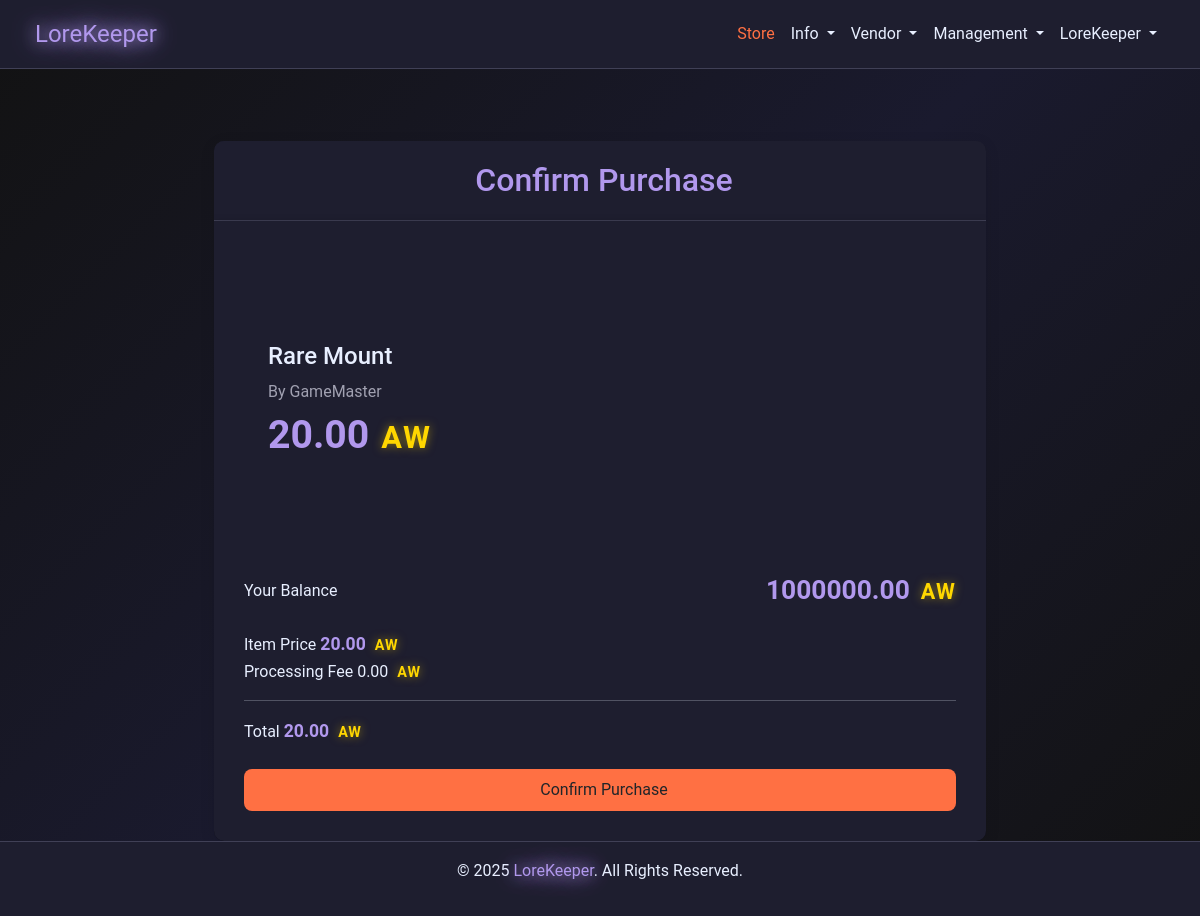
/checkout/2 (signed in), run on an earlier commit of the app's database.
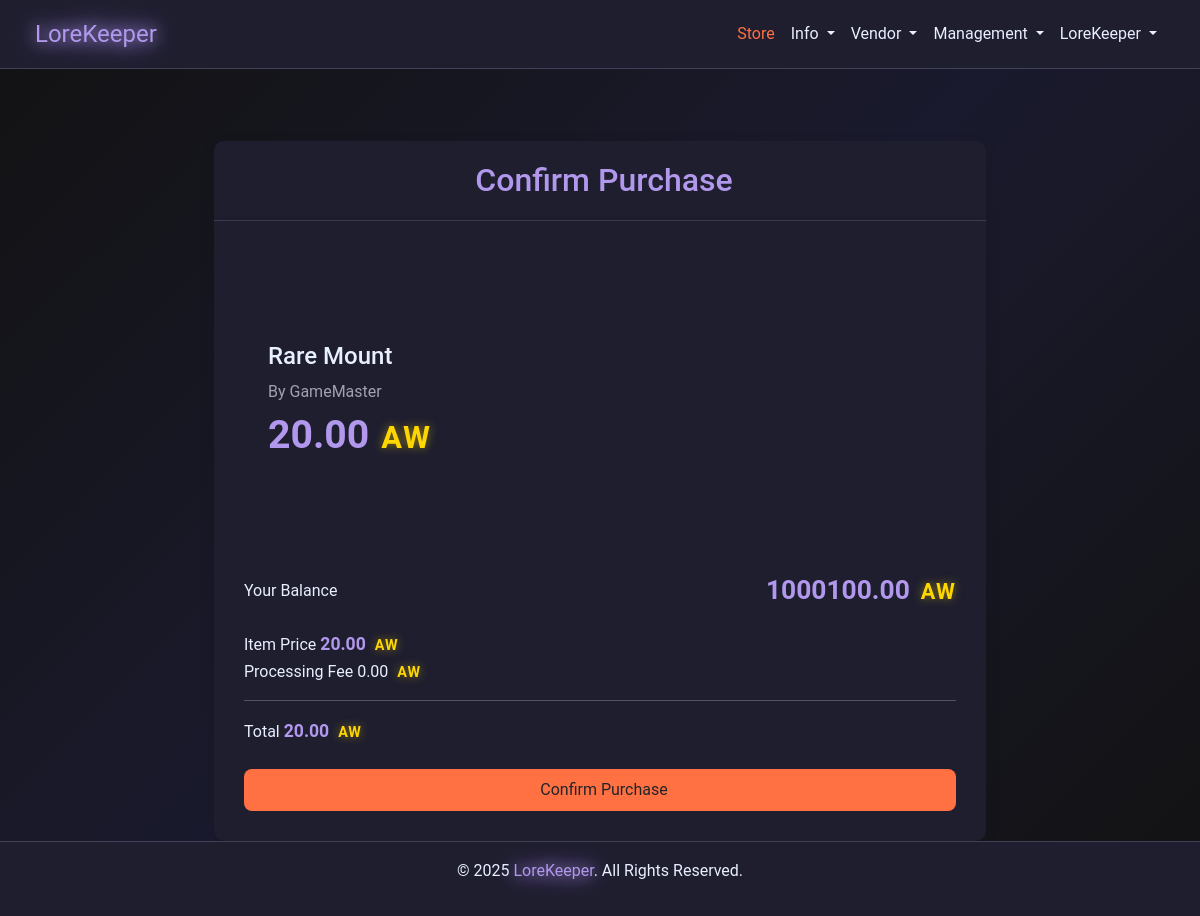
And on a later commit of the database.
### models.py (models this page shows)
class User(db.Model):
    __tablename__ = "users"
    id = db.Column(db.Integer, primary_key=True)
    username = db.Column(db.String(64), nullable=False, index=True)
    email = db.Column(db.String(128), unique=True, nullable=False, index=True)
    password = db.Column(db.String(128), nullable=False)
    privilege_id = db.Column(db.Integer, db.ForeignKey("privileges.id"), default=1)
    created_at = db.Column(db.DateTime, default=datetime.utcnow)
    purchases = db.relationship(
        "Purchase", backref="user", lazy=True, cascade="all, delete-orphan"
    )
    subscriptions = db.relationship(
        "Subscription", backref="user", lazy=True, cascade="all, delete-orphan"
    )
    receipts = db.relationship("Receipt", backref="user", lazy=True)
    balance = db.Column(db.Integer, default=0)
    pending_balance = db.Column(db.Integer, default=0)

### app.py (the view)
@app.route("/checkout/<int:item_id>")
def checkout(item_id):
    print(f"Debug: Checkout called with item_id: {item_id}")  # Debug print
    print(f"Debug: User ID: {session.get('user_id')}")  # Debug print
    if not session.get("user_id"):
        flash("Please log in to continue", "warning")
        return redirect(url_for("login"))
    try:
        user = User.query.get_or_404(session.get("user_id"))
        item = Item.query.get_or_404(item_id)
        vendor = User.query.get_or_404(item.vendor_id)
        print(f"Debug: Found item: {item.name}")  # Debug print
        print(f"Debug: Found vendor: {vendor.username}")  # Debug print
        return render_template("checkout.html", user=user, item=item, vendor=vendor)
    except Exception as e:
        print(f"Debug: Error in checkout: {e}")  # Debug print
        flash("Error loading checkout", "danger")
        return redirect(url_for("store"))

### app.py (called while the page is built)
@app.after_request
def add_header(response):
    response.headers["Cache-Control"] = "no-store"
    return response

@app.before_request
def before_request():
    try:
        if session.get("user_id"):
            session.permanent = True
        else:
            getCookie()
    except Exception:
        session.clear()

### templates/checkout.html (shortened to what this page needs)
{% extends "nav_footer_template.html" %}
{% block content %}
<div class="container mt-5">
    <div class="row justify-content-center">
        <div class="col-md-8">
            <div class="card checkout-card">
                <div class="card-header">
                    <h2>Confirm Purchase</h2>
                </div>
                <div class="card-body">
                    {% if item and item.price %}
                    <div class="mb-4 item-details">
                        <div class="d-flex align-items-center">
                            <div>
                                <h4 class="mb-2">{{ item.name }}</h4>
                                <p class="text-muted mb-2">By {{ vendor.username }}</p>
                                <h3 class="price mb-0">
                                    <span class="price-amount">{{ "%.2f"|format(item.price or 0) }}</span>
                                    <span class="currency-aw">AW</span>
                                </h3>
                            </div>
                        </div>
                    </div>
                    <div class="balance-info mb-4">
                        <div class="d-flex justify-content-between align-items-center">
                            <span>Your Balance</span>
                            <span class="h4 mb-0">
                                <span class="price-amount">{{ "%.2f"|format(user.balance or 0) }}</span>
                                <span class="currency-aw">AW</span>
                            </span>
                        </div>
                    </div>
                    <div class="purchase-summary mb-4">
                        <div class="summary-item">
                            <span>Item Price</span>
                            <span>
                                <span class="price-amount">{{ "%.2f"|format(item.price or 0) }}</span>
                                <span class="currency-aw">AW</span>
                            </span>
                        </div>
                        <div class="summary-item">
                            <span>Processing Fee</span>
                            <span>0.00 <span class="currency-aw">AW</span></span>
                        </div>
                        <hr>
                        <div class="summary-total">
                            <span>Total</span>
                            <span>
                                <span class="price-amount">{{ "%.2f"|format(item.price or 0) }}</span>
                                <span class="currency-aw">AW</span>
                            </span>
                        </div>
                    </div>
                    <form method="POST" action="{{ url_for('process_payment') }}">
                        <button type="submit" class="btn store-color w-100">
                            Confirm Purchase
                        </button>
                    </form>
                    {% else %}
                    <div class="alert alert-danger">
                        <i class="fas fa-exclamation-triangle me-2"></i>Invalid item price. Please try again.
                    </div>
                    {% endif %}
                </div>
            </div>
        </div>
    </div>
</div>
{% endblock %}

What changed in the data, as far as the page shows it:
changed User (number 2 of 2 on the later page): balance "1000000.00" → "1000100.00"
